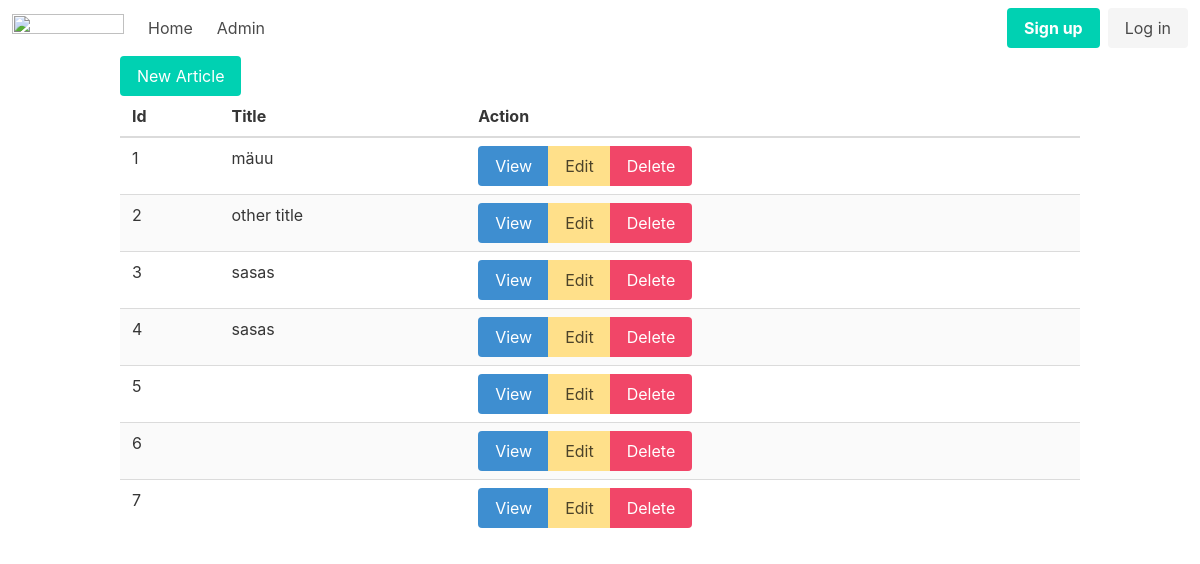
Page /admin/articles on the earlier database version.
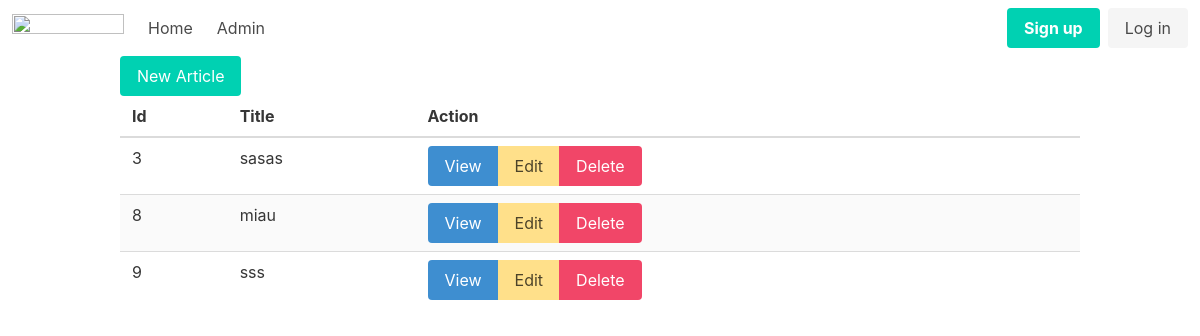
Same page on the later database version.
### tables this page shows
CREATE TABLE "articles"
(
    id    integer
        primary key autoincrement,
    title text,
    body  text not null
);

### src/Router.php (called while the page is built, shortened)
<?php
class Router {
 public static $routes = [];
public $path;
public $method;
public function __construct($path, $method) {
   $this->path = (parse_url($path, PHP_URL_PATH));
   $this->method = $method;
}
public function match(){
   foreach(self::$routes as $route){
      if(strtolower($route['path']) === strtolower($this->path)&& $this->method ===$route['method']){
         return $route;
      }
   }
   return false;
}
 public static function addRoute($method, $path, $action){
    self::$routes[] = [
      'method' => $method,
      'path' => $path,
    'action' => $action
 ];
 }
}

### helpers.php (called while the page is built)
<?php
function view($viewName , $vars = []){
    extract($vars);
    include __DIR__ . "/views/$viewName.php";
}

### src/Controllers/ArticlesController.php (called while the page is built, shortened)
<?php
class ArticlesController {
    public function index(){
        $articles = Article::all();
        view('articles/index', compact('articles'));
    }
}

### src/DB.php (called while the page is built, shortened)
<?php
class DB {
    private $conn;
    public function __construct()
    {
        try {
            $this->conn = new PDO("sqlite:db.sqlite");
            $this->conn->setAttribute(PDO::ATTR_ERRMODE, PDO::ERRMODE_EXCEPTION);
          } catch(PDOException $e) {
            echo "Connection failed: " . $e->getMessage();
          }
    }
    public function all($table, $class){
      $stmt = $this->conn->prepare("SELECT  * FROM $table");
      $stmt->execute();
$stmt->setFetchMode(PDO::FETCH_CLASS, $class);
return $stmt->fetchAll();
    }
}

### src/Models/Model.php (called while the page is built, shortened)
<?php
class Model {
public static $table;
public static function all(){
    $db = new DB();
    return $db->all(static::$table, static::class);
}
    }

### views/articles/index.php (the view)
<?php include __DIR__ . '/../partials/header.php'; ?>
<div class="container">
    <a href="/admin/articles/new" class="button is-primary">New Article</a>
    <table class="table is-striped is-fullwidth">
        <thead>
            <th>Id</th>
            <th>Title</th>
            <th>Action</th>
        </thead>
        <tbody>
            <?php foreach ($articles as $article) : ?>
                <tr>
                    <td><?= $article->id ?></td>
                    <td><?= $article->title ?></td>
                    <td>
                        <div class="buttons has-addons">
                            <a class="button is-info" href="/admin/articles/view?id=<?=$article->id?>">View</a>
                            <a class="button is-warning" href="/admin/articles/edit?id=<?=$article->id?>">Edit</a>
                            <a class="button is-danger"href="/admin/articles/delete?id=<?=$article->id?>">Delete</a>
                        </div>
                    </td>
                </tr>
            <?php endforeach; ?>
        </tbody>
    </table>
</div>
<?php include __DIR__ . '/../partials/footer.php'; ?>

### public/index.php (shortened to what this page needs)
<?php
spl_autoload_register(function ($className){
 $className = substr($className, 4);
});
include __DIR__ . '/../helpers.php';
   $router = new Router($_SERVER['REQUEST_URI'], $_SERVER ['REQUEST_METHOD']);
   $match = $router->match();
   if($match){
    if(is_callable($match['action'])){
    call_user_func($match['action']);
   } else if(is_array($match['action'])){
    $controller = new $class();
    $method = $match['action'][1];
    $controller->$method();
   }
} else  {
    echo 404;
   }

### views/partials/header.php (shortened to what this page needs)
<!DOCTYPE html>
<html lang="en">
<head>
<link rel="stylesheet" href="https://cdn.jsdelivr.net/npm/bulma@0.9.4/css/bulma.min.css">
</head>
<body>
<?php include __DIR__ . '/nav.php'; ?>

### views/partials/nav.php (shortened to what this page needs)
<nav class="navbar" role="navigation" aria-label="main navigation">
    <div class="navbar-brand">
        <a class="navbar-item" href="https://bulma.io">
            <img src="https://bulma.io/images/bulma-logo.png" width="112" height="28">
        </a>
    </div>
    <div id="navbarBasicExample" class="navbar-menu">
        <div class="navbar-start">
            <a class="navbar-item" href="/">
                Home
            </a>
            <a class="navbar-item" href="/admin/articles">
                Admin
</div>
                <div class="navbar-end">
                    <div class="navbar-item">
                        <div class="buttons">
                            <a class="button is-primary" href="/register">
                                <strong>Sign up</strong>
                            </a>
                            <a class="button is-light" href="/login">
                                Log in
                            </a>
                        </div>
                    </div>
                </div>
        </div>
</nav>

### views/partials/footer.php
<body>
<html>

Differences in the rows shown:
removed articles: id "1", title "mäuu"
removed articles: id "2", title "other title"
removed articles: id "4", title "sasas"
removed articles: id "5"
removed articles: id "6"
removed articles: id "7"
added articles: id "8", title "miau"
added articles: id "9", title "sss"
